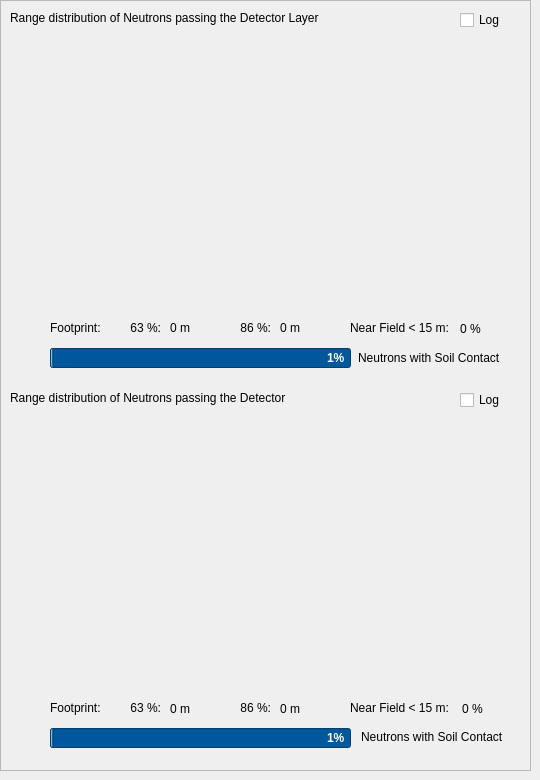
    <widget class="QWidget" name="tab_8">
     <attribute name="title">
      <string>Range View</string>
     </attribute>
     <widget class="QFrame" name="frame">
      <property name="geometry">
       <rect>
        <x>0</x>
        <y>0</y>
        <width>531</width>
        <height>771</height>
       </rect>
      </property>
      <property name="frameShape">
       <enum>QFrame::StyledPanel</enum>
      </property>
      <property name="frameShadow">
       <enum>QFrame::Raised</enum>
      </property>
      <widget class="QCustomPlot" name="customPlot4" native="true">
       <property name="geometry">
        <rect>
         <x>10</x>
         <y>410</y>
         <width>501</width>
         <height>291</height>
        </rect>
       </property>
      </widget>
      <widget class="QLabel" name="label_24">
       <property name="geometry">
        <rect>
         <x>10</x>
         <y>10</y>
         <width>381</width>
         <height>16</height>
        </rect>
       </property>
       <property name="text">
        <string>Range distribution of Neutrons passing the Detector Layer</string>
       </property>
       <property name="scaledContents">
        <bool>false</bool>
       </property>
      </widget>
      <widget class="QCustomPlot" name="customPlot6" native="true">
       <property name="geometry">
        <rect>
         <x>10</x>
         <y>30</y>
         <width>501</width>
         <height>291</height>
        </rect>
       </property>
      </widget>
      <widget class="QLabel" name="label_4">
       <property name="geometry">
        <rect>
         <x>10</x>
         <y>390</y>
         <width>361</width>
         <height>16</height>
        </rect>
       </property>
       <property name="text">
        <string>Range distribution of Neutrons passing the Detector</string>
       </property>
       <property name="scaledContents">
        <bool>false</bool>
       </property>
      </widget>
      <widget class="QLabel" name="label_20">
       <property name="geometry">
        <rect>
         <x>358</x>
         <y>348</y>
         <width>161</width>
         <height>20</height>
        </rect>
       </property>
       <property name="text">
        <string>Neutrons with Soil Contact</string>
       </property>
       <property name="scaledContents">
        <bool>false</bool>
       </property>
      </widget>
      <widget class="QProgressBar" name="detectorLayerRatioBar">
       <property name="geometry">
        <rect>
         <x>50</x>
         <y>348</y>
         <width>301</width>
         <height>20</height>
        </rect>
       </property>
       <property name="font">
        <font>
         <bold>true</bold>
         <underline>false</underline>
         <strikeout>false</strikeout>
        </font>
       </property>
       <property name="acceptDrops">
        <bool>false</bool>
       </property>
       <property name="styleSheet">
        <string notr="true">background-color: rgb(0, 88, 156);
color: rgb(255, 255, 255);
text-align: right;</string>
       </property>
       <property name="value">
        <number>1</number>
       </property>
       <property name="alignment">
        <set>Qt::AlignLeading|Qt::AlignLeft|Qt::AlignVCenter</set>
       </property>
       <property name="invertedAppearance">
        <bool>false</bool>
       </property>
       <property name="format">
        <string>%p%  </string>
       </property>
      </widget>
      <widget class="QLabel" name="label_19">
       <property name="geometry">
        <rect>
         <x>361</x>
         <y>727</y>
         <width>161</width>
         <height>20</height>
        </rect>
       </property>
       <property name="text">
        <string>Neutrons with Soil Contact</string>
       </property>
       <property name="scaledContents">
        <bool>false</bool>
       </property>
      </widget>
      <widget class="QProgressBar" name="detectorRatioBar">
       <property name="geometry">
        <rect>
         <x>50</x>
         <y>728</y>
         <width>301</width>
         <height>20</height>
        </rect>
       </property>
       <property name="font">
        <font>
         <bold>true</bold>
        </font>
       </property>
       <property name="styleSheet">
        <string notr="true">background-color: rgb(0, 88, 156);
color: rgb(255, 255, 255);
text-align: right;</string>
       </property>
       <property name="value">
        <number>1</number>
       </property>
       <property name="format">
        <string>%p%  </string>
       </property>
      </widget>
      <widget class="QCheckBox" name="checkBoxR">
       <property name="geometry">
        <rect>
         <x>460</x>
         <y>390</y>
         <width>51</width>
         <height>20</height>
        </rect>
       </property>
       <property name="text">
        <string>Log</string>
       </property>
      </widget>
      <widget class="QCheckBox" name="checkBoxRS">
       <property name="geometry">
        <rect>
         <x>460</x>
         <y>10</y>
         <width>51</width>
         <height>20</height>
        </rect>
       </property>
       <property name="text">
        <string>Log</string>
       </property>
      </widget>
      <widget class="QLabel" name="label_Footprint63D">
       <property name="geometry">
        <rect>
         <x>170</x>
         <y>701</y>
         <width>61</width>
         <height>16</height>
        </rect>
       </property>
       <property name="text">
        <string>0 m</string>
       </property>
       <property name="scaledContents">
        <bool>false</bool>
       </property>
      </widget>
      <widget class="QLabel" name="label_Footprint86D">
       <property name="geometry">
        <rect>
         <x>280</x>
         <y>701</y>
         <width>61</width>
         <height>16</height>
        </rect>
       </property>
       <property name="text">
        <string>0 m</string>
       </property>
       <property name="scaledContents">
        <bool>false</bool>
       </property>
      </widget>
      <widget class="QLabel" name="label_Footprint86DL">
       <property name="geometry">
        <rect>
         <x>280</x>
         <y>320</y>
         <width>61</width>
         <height>16</height>
        </rect>
       </property>
       <property name="text">
        <string>0 m</string>
       </property>
       <property name="scaledContents">
        <bool>false</bool>
       </property>
      </widget>
      <widget class="QLabel" name="label_Footprint63DL">
       <property name="geometry">
        <rect>
         <x>170</x>
         <y>320</y>
         <width>61</width>
         <height>16</height>
        </rect>
       </property>
       <property name="text">
        <string>0 m</string>
       </property>
       <property name="scaledContents">
        <bool>false</bool>
       </property>
      </widget>
      <widget class="QLabel" name="label_91">
       <property name="geometry">
        <rect>
         <x>50</x>
         <y>320</y>
         <width>71</width>
         <height>16</height>
        </rect>
       </property>
       <property name="text">
        <string>Footprint: </string>
       </property>
       <property name="scaledContents">
        <bool>false</bool>
       </property>
      </widget>
      <widget class="QLabel" name="label_92">
       <property name="geometry">
        <rect>
         <x>120</x>
         <y>320</y>
         <width>41</width>
         <height>16</height>
        </rect>
       </property>
       <property name="text">
        <string>63 %:</string>
       </property>
       <property name="scaledContents">
        <bool>false</bool>
       </property>
       <property name="alignment">
        <set>Qt::AlignRight|Qt::AlignTrailing|Qt::AlignVCenter</set>
       </property>
      </widget>
      <widget class="QLabel" name="label_93">
       <property name="geometry">
        <rect>
         <x>230</x>
         <y>320</y>
         <width>41</width>
         <height>16</height>
        </rect>
       </property>
       <property name="text">
        <string>86 %:</string>
       </property>
       <property name="scaledContents">
        <bool>false</bool>
       </property>
       <property name="alignment">
        <set>Qt::AlignRight|Qt::AlignTrailing|Qt::AlignVCenter</set>
       </property>
      </widget>
      <widget class="QLabel" name="label_94">
       <property name="geometry">
        <rect>
         <x>350</x>
         <y>320</y>
         <width>111</width>
         <height>16</height>
        </rect>
       </property>
       <property name="text">
        <string>Near Field &lt; 15 m:</string>
       </property>
       <property name="scaledContents">
        <bool>false</bool>
       </property>
      </widget>
      <widget class="QLabel" name="label_FootprintNFL">
       <property name="geometry">
        <rect>
         <x>460</x>
         <y>319</y>
         <width>41</width>
         <height>20</height>
        </rect>
       </property>
       <property name="text">
        <string>0 %</string>
       </property>
       <property name="scaledContents">
        <bool>false</bool>
       </property>
      </widget>
      <widget class="QLabel" name="label_FootprintNF">
       <property name="geometry">
        <rect>
         <x>462</x>
         <y>699</y>
         <width>41</width>
         <height>20</height>
        </rect>
       </property>
       <property name="text">
        <string>0 %</string>
       </property>
       <property name="scaledContents">
        <bool>false</bool>
       </property>
      </widget>
      <widget class="QLabel" name="label_95">
       <property name="geometry">
        <rect>
         <x>230</x>
         <y>700</y>
         <width>41</width>
         <height>16</height>
        </rect>
       </property>
       <property name="text">
        <string>86 %:</string>
       </property>
       <property name="scaledContents">
        <bool>false</bool>
       </property>
       <property name="alignment">
        <set>Qt::AlignRight|Qt::AlignTrailing|Qt::AlignVCenter</set>
       </property>
      </widget>
      <widget class="QLabel" name="label_96">
       <property name="geometry">
        <rect>
         <x>350</x>
         <y>700</y>
         <width>111</width>
         <height>16</height>
        </rect>
       </property>
       <property name="text">
        <string>Near Field &lt; 15 m:</string>
       </property>
       <property name="scaledContents">
        <bool>false</bool>
       </property>
      </widget>
      <widget class="QLabel" name="label_97">
       <property name="geometry">
        <rect>
         <x>50</x>
         <y>700</y>
         <width>71</width>
         <height>16</height>
        </rect>
       </property>
       <property name="text">
        <string>Footprint: </string>
       </property>
       <property name="scaledContents">
        <bool>false</bool>
       </property>
      </widget>
      <widget class="QLabel" name="label_98">
       <property name="geometry">
        <rect>
         <x>120</x>
         <y>700</y>
         <width>41</width>
         <height>16</height>
        </rect>
       </property>
       <property name="text">
        <string>63 %:</string>
       </property>
       <property name="scaledContents">
        <bool>false</bool>
       </property>
       <property name="alignment">
        <set>Qt::AlignRight|Qt::AlignTrailing|Qt::AlignVCenter</set>
       </property>
      </widget>
     </widget>
    </widget>
